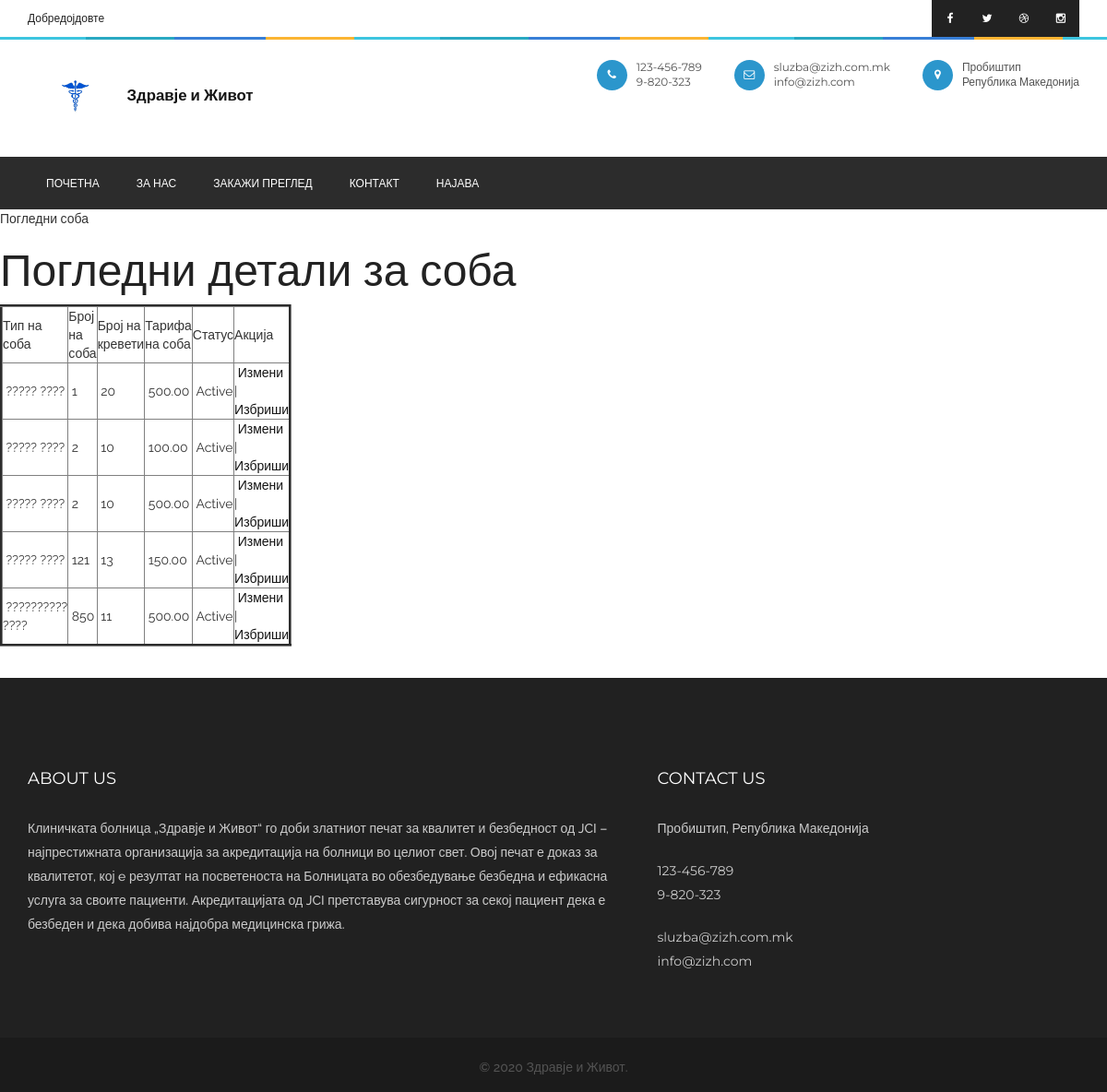
The page /viewroom.php on the database its author committed.
### tables this page shows
CREATE TABLE `room` (
  `roomid` int(10) NOT NULL,
  `roomtype` varchar(25) NOT NULL,
  `roomno` int(10) NOT NULL,
  `noofbeds` int(10) NOT NULL,
  `room_tariff` float(10,2) NOT NULL,
  `status` varchar(10) NOT NULL
);

### viewroom.php (the view, shortened to what this page needs)
<?php
include("header.php");
include("dbconnection.php");
?>
<div class="wrapper col2">
  <div id="breadcrumb">
    <ul>
      <li class="first">Погледни соба</li></ul>
  </div>
</div>
<div class="wrapper col4">
  <div id="container">
    <h1>Погледни детали за соба</h1>
    <table width="200" border="3">
      <tbody>
        <tr>
          <td width="21%">Тип на соба</td>
          <td width="21%">Број на соба</td>
          <td width="30%">Број на кревети</td>
            <td width="30%">Тарифа на соба</td>
          <td width="14%">Статус</td>
          <td width="14%">Акција</td>
        </tr>
          <?php
		$sql ="SELECT * FROM room";
		$qsql = mysqli_query($con,$sql);
		while($rs = mysqli_fetch_array($qsql))
		{
        echo "<tr>
          <td>&nbsp;$rs[roomtype]</td>
          <td>&nbsp;$rs[roomno]</td>
		   <td>&nbsp;$rs[noofbeds]</td>
		   <td>&nbsp;$rs[room_tariff]</td>
		<td>&nbsp;$rs[status]</td>
		 <td>&nbsp;<a href='room.php?editid=$rs[roomid]'>Измени</a> | <a href='viewroom.php?delid=$rs[roomid]'>Избриши</a> </td>
        </tr>";
		}
		?>
      </tbody>
    </table>
    <p>&nbsp;</p>
  </div>
</div>
</div>
<?php
include("footer.php");
?>

### header.php (shortened to what this page needs)
<!doctype html>
<html class="no-js" lang="en">
<head>
<link rel="stylesheet" type="text/css" href="rs-plugin/css/settings.css" media="screen" />
<link rel="stylesheet" href="css/ionicons.min.css">
<link rel="stylesheet" href="css/bootstrap.min.css">
<link rel="stylesheet" href="css/font-awesome.min.css">
<link rel="stylesheet" href="css/main.css">
<link rel="stylesheet" href="css/style.css">
<link rel="stylesheet" href="css/responsive.css">
<link rel="stylesheet" href="sweetalert2.min.css">
</head>
<body>
<div id="wrap">
  <div class="top-bar">
    <div class="container">
      <div class="row">
        <div class="col-sm-6">
          <p>Добредојдовте</p>
        </div>
        <div class="col-sm-6">
          <div class="social-icons"> <a href="#."><i class="fa fa-facebook"></i></a> <a href="#."><i class="fa fa-twitter"></i></a> <a href="#."><i class="fa fa-dribbble"></i></a> <a href="#."><i class="fa fa-instagram"></i></a> </div>
        </div>
      </div>
    </div>
  </div>
  <header class="header-style-2">
    <div class="container">
      <div class="logo"> <a href="index.php"><img src="images/logo.png" alt="" style="height: 80px; background-color: transparent;"> <strong style="font-size:1.2em;">Здравје и Живот </strong></a> </div>
      <div class="head-info">
        <ul>
          <li> <i class="fa fa-phone"></i>
            <p>123-456-789<br>
              9-820-323</p>
          </li>
          <li> <i class="fa fa-envelope-o"></i>
            <p>sluzba@zizh.com.mk
            <br>
                info@zizh.com</p>
          </li>
          <li> <i class="fa fa-map-marker"></i>
            <p>Пробиштип <br> Република Македонија</p>
          </li>
        </ul>
      </div>
    </div>
    <nav class="navbar ownmenu">
      <div class="container">
        <div class="collapse navbar-collapse" id="nav-open-btn">
          <ul class="nav">
            <li> <a href="index.php">Почетна </a></li>
            <li><a href="about.php">За нас</a></li>
            <li><a href="patientappointment.php">Закажи преглед </a></li>
            <li><a href="contact.php">Контакт </a></li>
            <li class="dropdown"> <a href="#" class="dropdown-toggle" data-toggle="dropdown">Најава </a>
            </li>
          </ul>
        </div>
      </div>
    </nav>
  </header>

### footer.php (shortened to what this page needs)
  <footer class="footer-2">
    <div class="container">
      <div class="row">
        <div class="col-sm-7">
          <h6>About Us</h6>
          <div class="about-foot">
            <p>Клиничката болница „Здравје и Живот“ го доби златниот печат за квалитет и безбедност од JCI – најпрестижната организација за акредитација на болници во целиот свет. Овој печат е доказ за квалитетот, кој e резултат на посветеноста на Болницата во обезбедување безбедна и ефикасна услуга за своите пациенти. Акредитацијата од JCI претставува сигурност за секој пациент дека е безбеден и дека добива најдобра медицинска грижа.</p>
          </div>
        </div>
        <div class="col-sm-5">
          <div class="con-info">
            <h6>Contact Us</h6>
            <p>Пробиштип, Република Македонија</p>
            <ul>
              <li class="mobile">
                <p>123-456-789</p>
                <p> 9-820-323</p>
              </li>
              <li class="email">
                <p>sluzba@zizh.com.mk</p>
                <p>info@zizh.com</p>              </li>
            </ul>
          </div>
        </div>
      </div>
    </div>
  </footer>
  <div class="rights style-2">
    <div class="container">
      <p>© 2020 Здравје и Живот.</p>
    </div>
  </div>
</body>
</html>

### rows shown on the page
room: roomtype "????? ????", roomno "1", noofbeds "20", room_tariff "500.00", status "Active"
room: roomtype "????? ????", roomno "2", noofbeds "10", room_tariff "100.00", status "Active"
room: roomtype "????? ????", roomno "2", noofbeds "10", room_tariff "500.00", status "Active"
room: roomtype "????? ????", roomno "121", noofbeds "13", room_tariff "150.00", status "Active"
room: roomtype "?????????? ????", roomno "850", noofbeds "11", room_tariff "500.00", status "Active"
